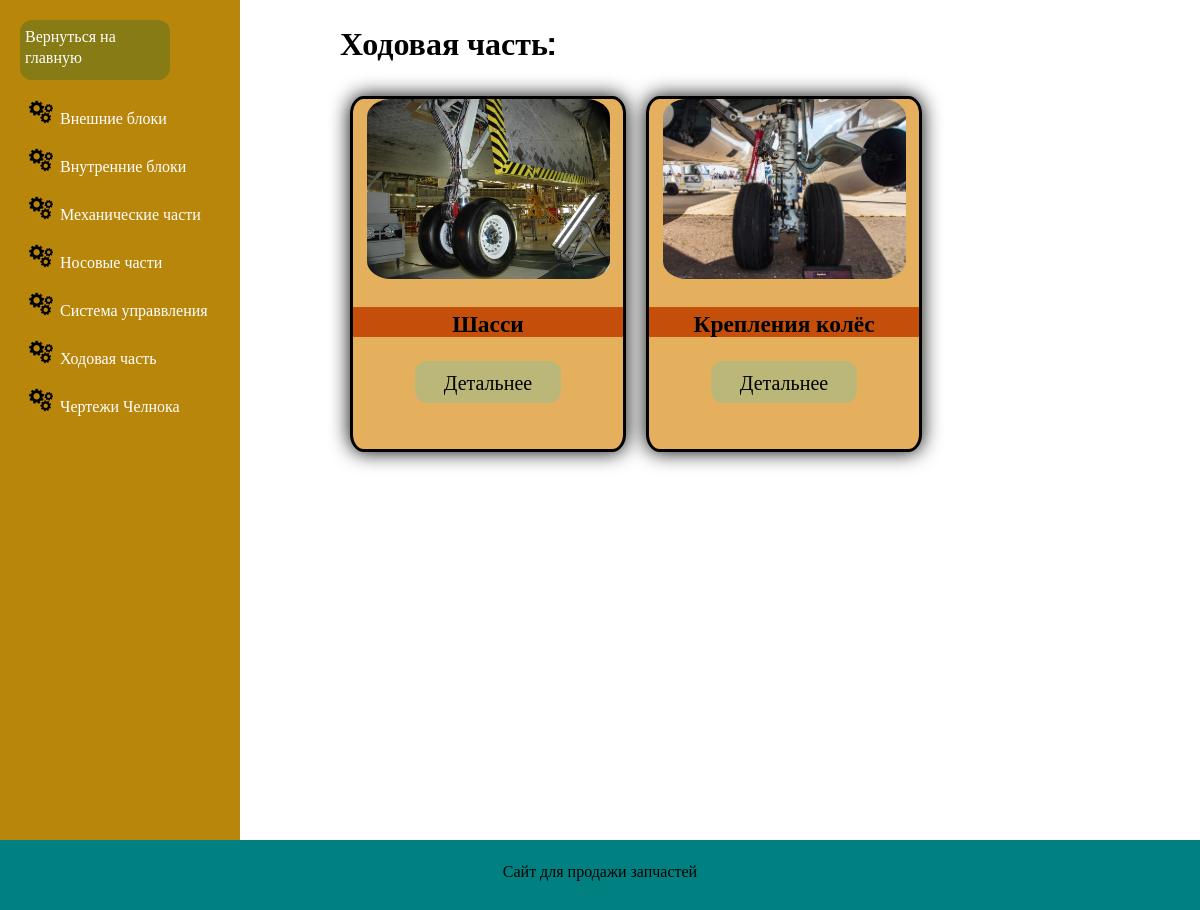
The page /hodovay_chast/ on the database its author committed.
### main/models.py (models this page shows, shortened)
class Category(models.Model):
    name = models.CharField(max_length=200, db_index=True)       # Строка с симфолами, для названий
    slug = models.SlugField(max_length=200, db_index=True, unique=True)   # Ссылка на категорию транслитом
    image = models.ImageField(upload_to="Engins")                # ИСПРАВИТЬ | Изображения которые которые хратьнсятся в папке
    parent = models.ForeignKey("self", blank=True, null=True, related_name="children", on_delete=models.CASCADE)     # Связь с другими таблицаи из базы | Связываем ключь одной таблицы с другой таблицей
    class Meta:        # Подкласс для оформления(вспомогательный класс), Сортировка
        ordering =("name",)
        verbose_name ="Категория"
        verbose_name_plural = "Категории"
        unique_together =("slug", "parent",)
    def get_absolute_url(self):
        return reverse("main:product_list_by_category", args=[self.slug])

class Engine(models.Model):
    name = models.CharField(max_length=200, db_index=True)
    image = models.ImageField(upload_to="Engins")
    slug = models.SlugField(max_length=200, db_index=True)
    category = models.ForeignKey(Category, blank=True, null=True, related_name="product", on_delete=models.CASCADE)
    price = models.DecimalField(max_digits=10, decimal_places=2)
    description = models.TextField(blank=True)
    product_information = models.TextField(blank=True)
    stock = models.PositiveIntegerField()          # Колличество на складе
    availbale = models.BooleanField(default=True)     # Логическтое поле
    created = models.DateField(auto_now_add=True)     # Поля с датой и временем, когда был товар создан
    updated = models.DateField(auto_now=True)     # Когда был товар отредактирован
    def get_absolute_url(self):
        return reverse("main:product_detail", args=[self.id, self.slug])

### main/views.py (the view)
def product_list(request, category_slug=None):
    category = None
    categoryes = Category.objects.all()
    engines = Engine.objects.filter(availbale=True)
    if category_slug:
        category = get_object_or_404(Category, slug=category_slug)
        engines = Engine.objects.filter(category=category)
    else:
        engines = engines[:12]
    return render(request, "main/index.html", {"engins": engines, "category": category})

### cart/context_processors.py (called while the page is built)
def cart(request):
    return{'cart': Cart(request)}

### main/context_processors.py (called while the page is built)
def categories(request):
    return {"categories": Category.objects.all()}

### main/templates/main/index.html
{% extends 'main/base.html' %}
{% load static %}
{% block content %}
<div class="engine_catalog">
    <h1>{% if category %}{{category.name}}{% else %}Каталог{% endif %}:</h1>
    <div class="engine_list">
        {% for engine in engins %}
        <div class="engine">
            <div class="engine_head"><img src="{{engine.image.url}}" alt="{{engine.name}}"></div>
            <div class="engine_boby">
                <h3 class="engine_name">{{engine.name}}</h3>
                <a href={{engine.get_absolute_url}} class="engine_buy_main">Детальнее</a>
            </div>
        </div>
        {% endfor %}
    </div>
</div>
{% endblock  %}

### main/templates/main/base.html (shortened to what this page needs)
{% load static %}
<!DOCTYPE html>
<html lang="en">
<head>
    <link rel="stylesheet" href="{% static 'css/style.css' %}">
</head>
<body>
    <main>
        <div class="categories">
        {% include "main/navbar.html" %}
            <ul class="categories_list">
            {% for category in categories %}
            <li class="category_item"><a class="category_link" href={{category.get_absolute_url}}>{{category.name}}</a></li>
            {% endfor %}
            </ul>
        </div>
    {% block content %}{% endblock content %}
    </main>
    <footer>Сайт для продажи запчастей</footer>
</body>
</html>

### main/static/css/style.css (style rules this page uses)
body { margin: 0; font-family: "Roboto Slab"; }
footer { background-color: teal; width: 100%; height: 70px; padding: 20px; text-align: center; box-sizing: border-box; }
.engine_list { display: flex; flex-wrap: wrap; }
.engine { flex-shrink: 0; background-color: rgb(228, 176, 93); height: 350px; width: 270px; border: 3px solid rgb(0, 0, 0); box-shadow: 0 0 20px 0 rgb(0, 0, 0); font-size: 20px; margin: 10px; text-align: center; border-radius: 5%; }
.engine_head img { width: 90%; height: 180px; object-fit: cover; border-radius: 10%; }
.engine_buy_main { color: rgb(0, 0, 0); text-decoration: none; display: inline-block; background-color: rgb(187, 183, 121); width: 130px; padding: 8px; border-radius: 12px; transition: 0.3s; }
.engine_name { color: rgb(0, 0, 0); background-color: rgb(197, 79, 10); overflow: hidden; text-overflow: ellipsis; height: 30px; }
main { display: flex; }
.categories { position: sticky; top: 0; height: 100vh; width: 200px; background-color: darkgoldenrod; padding: 20px; }
.categories_list { margin: 0; list-style: url("../img/meh.png"); margin-top: 20px; }
.category_item { margin-bottom: 20px; }
.category_link { text-decoration: none; color: white; }
.engine_catalog { padding-left: 100px; }

### rows shown on the page
Category: name "Внешние блоки"
Category: name "Внутренние блоки"
Category: name "Механические части"
Category: name "Носовые части"
Category: name "Система управвления"
Category: name "Ходовая часть"
Category: name "Чертежи Челнока"
Engine: image (picture), name "Шасси"
Engine: image (picture), name "Крепления колёс"
